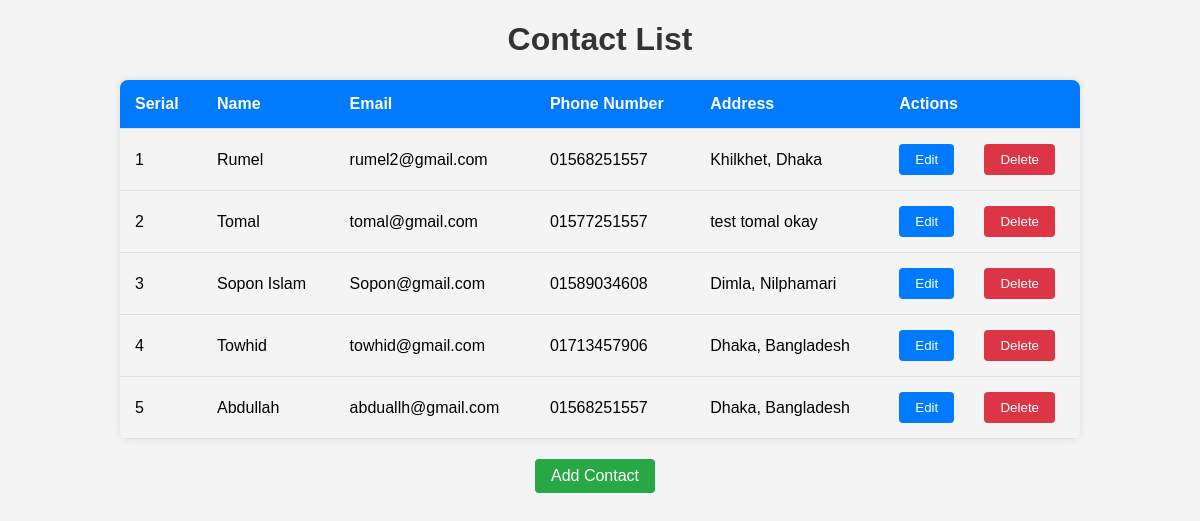
The page /api/contacts/ on the database its author committed.
### contacts/models.py (models this page shows, shortened)
class Contact(models.Model):
    name = models.CharField(max_length=100)
    email = models.EmailField()
    phone_number = models.CharField(max_length=15)
    address = models.TextField()

### contacts/views.py (the view)
# urls.py: path('contacts/', views.ContactListView.as_view(), name='contact-list'),
class ContactListView(View):
    def get(self, request):
        contacts = Contact.objects.all()
        return render(request, 'contacts/contact_list.html', {'contacts': contacts})

### contacts/templates/contacts/contact_list.html (shortened to what this page needs)
<!DOCTYPE html>
<html lang="en">
<head>
</head>
<body>
    <h1>Contact List</h1>
    <table>
        <thead>
            <tr>
                <th>Serial</th>
                <th>Name</th>
                <th>Email</th>
                <th>Phone Number</th>
                <th>Address</th>
                <th>Actions</th>
            </tr>
        </thead>
        <tbody>
            {% for contact in contacts %}
                <tr>
                    <td>{{ forloop.counter }}</td>
                    <td>{{ contact.name }}</td>
                    <td>{{ contact.email }}</td>
                    <td>{{ contact.phone_number }}</td>
                    <td>{{ contact.address }}</td>
                    <td class="button-container">
                        <button class="edit-btn" onclick="window.location.href='{% url 'contact-edit' contact.id %}'">Edit</button>
                        <button class="delete-btn" onclick="confirmDelete('{{ contact.id }}')">Delete</button>
                    </td>
                </tr>
            {% endfor %}
        </tbody>
    </table>
    <div class="center">
        <a href="{% url 'contact-create' %}">Add Contact</a>
    </div>
</body>
</html>

### contacts/templates/contacts/contact_list.html (style rules this page uses)
body { font-family: 'Arial', sans-serif; background-color: #f4f4f4; margin: 0; padding: 0; box-sizing: border-box; }
h1 { color: #333; text-align: center; }
table { width: 80%; margin: 20px auto; border-collapse: collapse; box-shadow: 0 0 10px rgba(0, 0, 0, 0.1); border-radius: 8px; overflow: hidden; }
th, td { padding: 15px; text-align: left; border-bottom: 1px solid #ddd; }
th { background-color: #007bff; color: #fff; }
.button-container { display: flex; justify-content: space-between; align-items: center; }
a { display: inline-block; padding: 8px 16px; color: #fff; background-color: #28a745; text-decoration: none; border-radius: 4px; }
button { display: inline-block; padding: 8px 16px; color: #fff; border: none; border-radius: 4px; cursor: pointer; }
.edit-btn { background-color: #007bff; }
.delete-btn { background-color: #dc3545; }
a, button { margin-right: 10px; }
.center { text-align: center; }

### rows shown on the page
Contact: name "Rumel", email "rumel2@gmail.com", phone_number "01568251557", address "Khilkhet, Dhaka"
Contact: name "Tomal", email "tomal@gmail.com", phone_number "01577251557", address "test tomal okay"
Contact: name "Sopon Islam", email "Sopon@gmail.com", phone_number "01589034608", address "Dimla, Nilphamari"
Contact: name "Towhid", email "towhid@gmail.com", phone_number "01713457906", address "Dhaka, Bangladesh"
Contact: name "Abdullah", email "abduallh@gmail.com", phone_number "01568251557", address "Dhaka, Bangladesh"
